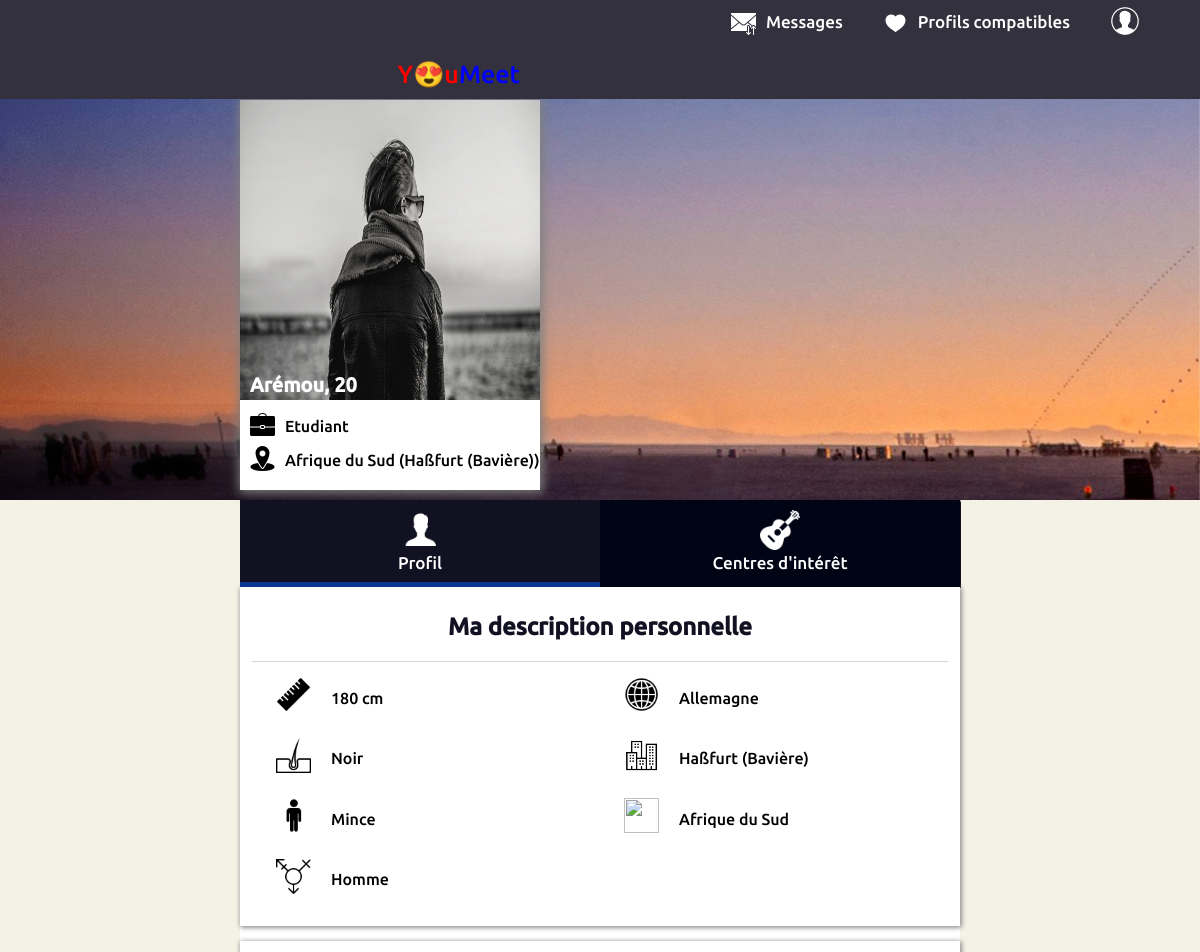
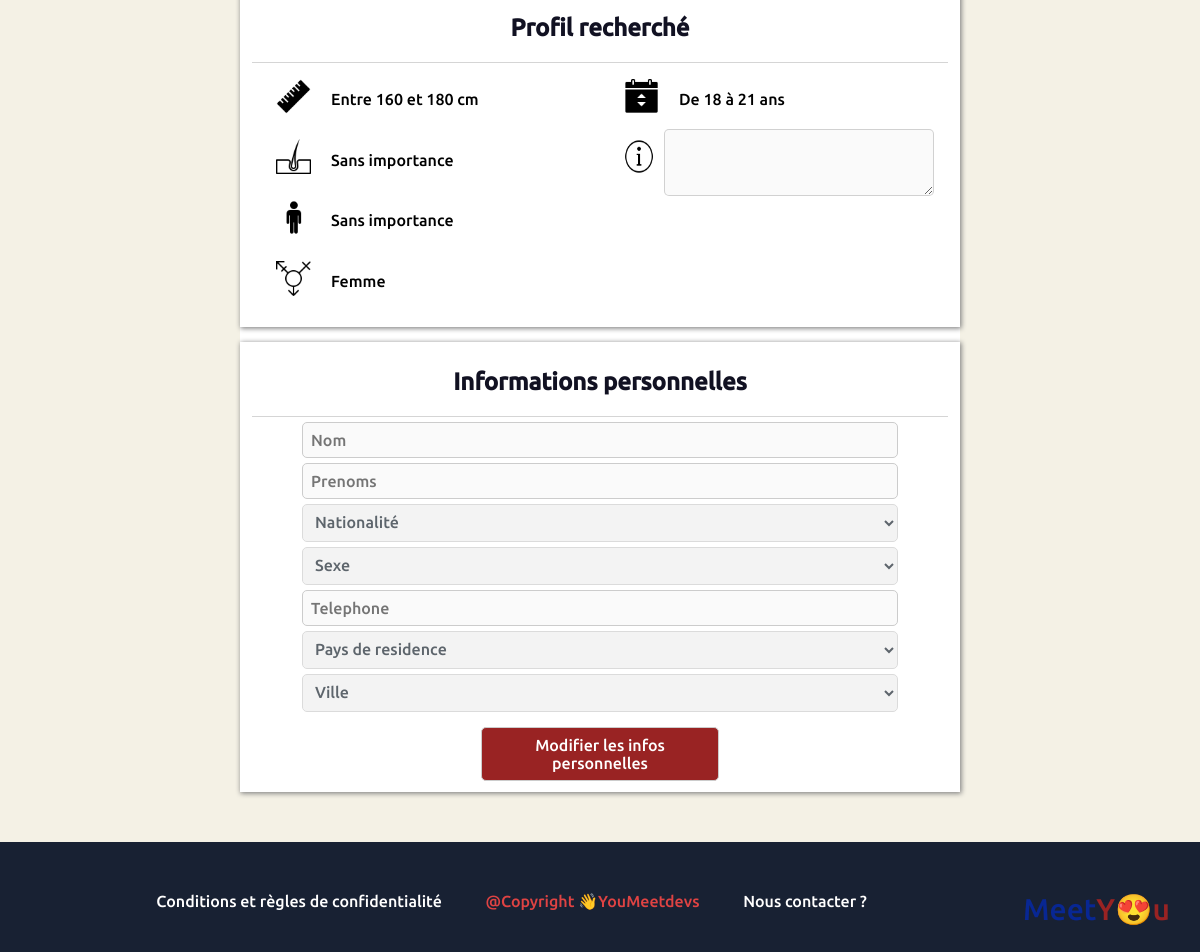
Page /user/dashboard/profil.php (signed in) on the committed database (2 pictures, top to bottom).
### tables this page shows
CREATE TABLE `pays` (
  `id_pays` int(11) NOT NULL,
  `nom_pays` varchar(500) NOT NULL
);

CREATE TABLE `villes` (
  `id_ville` int(11) NOT NULL,
  `id_pays` int(11) NOT NULL,
  `nom_ville` varchar(500) NOT NULL
);

CREATE TABLE `description` (
  `id_description` varchar(50) NOT NULL,
  `taille` int(11) NOT NULL,
  `teint` varchar(50) NOT NULL,
  `morphologie` varchar(50) NOT NULL,
  `commentaire` text
);

CREATE TABLE `critere` (
  `id_critere` varchar(50) NOT NULL,
  `age_deb` int(11) NOT NULL,
  `age_fin` int(11) NOT NULL,
  `sexe` varchar(50) NOT NULL,
  `teint` varchar(50) DEFAULT NULL,
  `taille_deb` int(11) NOT NULL,
  `taille_fin` int(11) NOT NULL,
  `morphologie` varchar(50) DEFAULT NULL,
  `nationalite` int(11) DEFAULT NULL,
  `religion` varchar(50) DEFAULT NULL,
  `commentaire` text
);

### php/functions.php (called while the page is built, shortened)
<?php
  function age($date) {
    $age = date('Y') - date('Y', strtotime($date));
    if (date('md') < date('md', strtotime($date))) {
      return $age - 1;
    }
    return $age;
  }
?>

### user/dashboard/profil.php (the view, shortened to what this page needs)
<?php
  include '../../php/functions.php';
  if (isset($_SESSION['user'])) {
    $bdd = Database::connect();
    if (isset($_GET['id']) && isset($_GET['taux'])) {
      $req = $bdd->prepare("SELECT * FROM individu WHERE id=?");
      $req->execute([$_GET['id']]);
      $ind = $req->fetch();
      $user = new Individu($ind);
    }else {
      $user = $_SESSION['user'];
    }
    $req = $bdd->prepare("SELECT * FROM description WHERE id_description=?");
    $req->execute([$user->id_description]);
    $description = $req->fetch();
    $req = $bdd->prepare("SELECT * FROM critere WHERE id_critere=?");
    $req->execute([$user->id_critere]);
    $critere = $req->fetch();
    $req = $bdd->prepare("SELECT * FROM pays WHERE id_pays=?");
    $req->execute([$user->id_pays]);
    $pays = $req->fetch();
    $req = $bdd->prepare("SELECT * FROM villes WHERE id_ville=?");
    $req->execute([$user->id_ville]);
    $ville = $req->fetch();
    $req = $bdd->prepare("SELECT * FROM pays WHERE id_pays=?");
    $req->execute([$user->nationalite]);
    $nationalite = $req->fetch();
    ?>
    <!DOCTYPE html>
    <html lang="fr" dir="ltr">
      <head>
        <link rel="stylesheet" href="../../css/profil.css">
      </head>
      <body>
        <?php include '../../stuffs/header.php'; ?>
        <div class="body">
          <div class="pp-container">
            <div class="pp">
              <img src="../../images/main3.png" alt="">
              <div class="name-age">
                <p><?php echo $user->prenoms; ?>,<span>&nbsp<?php echo age($user->date_naissance); ?></span></p>
              </div>
              <div class="pp-title">
                <div class="ic-job"></div>
                <p><?php echo $user->profession; ?></p>
                <div class="ic-lieu"></div>
                <p><?php echo $nationalite['nom_pays']; ?>&nbsp(<?php echo $ville['nom_ville']; ?>)</p>
              </div>
            </div>
          </div>
          <div class="tab">
            <button class="tablinks" id="defaultOpen" onclick="openTab(event, 'Profil');"><img src="../../images/icons/icons8-utilisateur-50.png" alt=""><p>Profil</p></button>
            <button class="tablinks" onclick="openTab(event, 'CI')"><img src="../../images/icons/icons8-guitare-50.png" alt=""><p>Centres d'intérêt</p></button>
          </div>
          <div id="Profil" class="tabcontent">
            <div class="tabsupp">
              <div class="description">
                <h2><?php echo (isset($_GET['id']) && isset($_GET['taux'])) ? "Description" : "Ma description personnelle"; ?></h2>
              </div>
              <div class="container">
                <fieldset>
                  <div class="ico-value">
                    <div class="icons"><img src="../../images/icons/icons8-règle-50.png" alt=""></div>
                    <h4><?php echo $description['taille']; ?> cm</h4>
                  </div>
                  <div class="ico-value">
                    <div class="icons"><img src="../../images/icons/icons8-peau-50.png" alt=""></div>
                    <h4><?php echo $description['teint']; ?></h4>
                  </div>
                  <div class="ico-value">
                    <div class="icons"><img src="../../images/icons/icons8-homme-debout-50.png" alt=""></div>
                    <h4><?php echo $description['morphologie']; ?></h4>
                  </div>
                  <div class="ico-value">
                    <div class="icons"><img src="../../images/icons/icons8-genre-50.png" alt=""></div>
                    <h4><?php echo $user->sexe; ?></h4>
                  </div>
                </fieldset>
                <fieldset>
                  <div class="ico-value">
                    <div class="icons"><img src="../../images/icons/icons8-globe-50.png" alt=""></div>
                    <h4><?php echo $pays['nom_pays']; ?></h4>
                  </div>
                  <div class="ico-value">
                    <div class="icons"><img src="../../images/icons/icons8-bâtiments-de-la-ville-50.png" alt=""></div>
                    <h4><?php echo $ville['nom_ville']; ?></h4>
                  </div>
                  <div class="ico-value">
                    <div class="icons"><img src="../../images/icons/icons8-langue-50.png" alt=""></div>
                    <h4><?php echo $nationalite['nom_pays']; ?></h4>
                  </div>
                </fieldset>
              </div>
            </div>
            <div id = "Prof-rech" class="tabsupp">
              <div class="description">
                <h2>Profil recherché</h2>
              </div>
              <div class="container">
                <fieldset>
                  <div class="ico-value">
                    <div class="icons"><img src="../../images/icons/icons8-règle-50.png" alt=""></div>
                    <h4>Entre <span id="tailleMatch_inf"><?php echo $critere['taille_deb']; ?></span> et <span id="tailleMatch_sup"><?php echo $critere['taille_fin']; ?></span> cm</h4>
                  </div>
                  <div class="ico-value">
                    <div class="icons"><img src="../../images/icons/icons8-peau-50.png" alt=""></div>
                    <h4><?php echo ($critere['teint']==null) ? "Sans importance" : $critere['teint']; ?></h4>
                  </div>
                  <div class="ico-value">
                    <div class="icons"><img src="../../images/icons/icons8-homme-debout-50.png" alt=""></div>
                    <h4><?php echo ($critere['morphologie']==null) ? "Sans importance" : $critere['morphologie']; ?></h4>
                  </div>
                  <div class="ico-value">
                    <div class="icons"><img src="../../images/icons/icons8-genre-50.png" alt=""></div>
                    <h4><?php echo $critere['sexe']; ?></h4>
                  </div>
                </fieldset>
                <fieldset>
                  <div class="ico-value">
                    <div class="icons"><img src="../../images/icons/icons8-age-50.png" alt=""></div>
                    <h4>De <span id="age_inf"><?php echo $critere['age_deb']; ?></span> à <span id="age_sup"><?php echo $critere['age_fin']; ?></span> ans</h4>
                  </div>
                  <div class="ico-value">
                    <div class="icons"><img src="../../images/icons/icons8-info-50.png" alt=""></div>
                    <textarea rows="3" cols="" placeholder="Informations suplementaires ..." name="infoSup" disabled>
                      <?php echo $critere['commentaire']; ?>
                    </textarea>
                  </div>
                </fieldset>
              </div>
            </div>
            <?php
              if (!(isset($_GET['id']) && isset($_GET['taux']))) {
                ?>
                <div  id = "info" class="tabsupp">
                  <div class="description">
                    <h2>Informations personnelles</h2>
                  </div>
                  <div class="info-content">
                    <form action="#" method="post">
                      <input  type="text" name="nom" id="" placeholder="Nom" disabled >
                      <input  type="text" name="prenoms" id="" placeholder="Prenoms" disabled >
                      <select name="nationalite" disabled >
                          <option disabled selected value="">Nationalité</option>
                      </select>
                      <select name="sexe" disabled >
                          <option disabled selected value="">Sexe</option>
                      </select>
                      <input  type="text"  name="tel" id="" placeholder="Telephone" disabled >
                      <select name="pays" disabled>
                          <option disabled selected value="" disabled >Pays de residence</option>
                      </select>
                      <select name="ville" disabled >
                          <option disabled selected value="">Ville</option>
                      </select>
                      <button type="button" name="modifier"  id="btn_modifier" onclick="enable_info();">Modifier les infos personnelles</button>
                    </form>
                  </div>
                </div>
                <?php
              }
             ?>
          </div>
        </div>
        <?php include '../../stuffs/footer.php'; ?>
      </body>
    </html>
    <?php
  } else {
    header("location: ../../");
  }
 ?>

### css/profil.css (style rules this page uses)
body { margin: 0px; background-color: rgb(244, 241, 229); }
.body { padding-top: 50px; padding-bottom: 50px; }
.pp-container { padding-left: 20%; padding-bottom: 10px; padding-top: 50px; background-image: url(../images/main8.jpg); background-size: cover; background-attachment: fixed; }
.pp { width: 300px; box-shadow: 1px 1px 10px 2px grey; padding-bottom: 5px; background-color: white; }
.name-age { margin-top: -50px; }
.name-age p { padding: 0; color: white; font-size: 20px; font-weight: bold; }
.pp p { padding-left: 10px; }
.pp img { height: 300px; width: 300px; }
.tab { display: flex; background-color: #000414; color: white; justify-content: space-around; margin-left: 20%; margin-right: 20%; overflow: hidden; box-shadow: 0px 0px 1px 0.5px #112; }
.tab button { background-color: inherit; float: left; border: none; outline: none; cursor: pointer; padding: 10px 16px; transition: 0.3s; font-size: 17px; color: white; width:50%; border-bottom-style: solid; border-bottom-color: transparent; border-bottom-width: thick; }
.tab button p { margin-top: 0; margin-bottom: 0; }
.tab button img { height: 40px; width: 40px; }
.tab button.active { background-color: #112; border-bottom-color: rgb(11, 55, 146); }
.container { display: flex; }
fieldset { margin-top: 20px; height: auto; border:none; }
#Profil fieldset { margin-top:0; width: 50%; }
textarea { width: 90%; border-radius: 5px; padding: 10px; }
.tabcontent { background-color: white; margin-left: 20%; margin-right: 20%; display: none; padding:0; animation: fadeEffect 0.5s; }
.tabsupp { margin-top: 15px; display: block; padding: 6px 12px; box-shadow: 0.5px 0.5px 5px 1px grey; }
.tabsupp:first-child { margin-top: 0; }
.description { border-bottom: 1px solid rgb(213, 213, 213); }
.description h2 { text-align: center; color: #112; }
.tabcontent .ico-value { display: flex; }
.tabcontent .ico-value h4 { margin-left: 10px; font-weight: normal; text-align: left; }
.tabcontent .icons { padding: 10px; height: 35px; width: 35px; }
.tabcontent .icons img { height: 100%; width: 100%; }
.info-content { margin-top: 5px; padding: 0px 50px; }
#info input, #info textarea, #info select, #info button { padding: 8px; border: 1px solid #ccc; border-radius: 5px; margin-bottom: 5px; width: 100%; box-sizing: border-box; color: #1a242e; font-size: 16px; }
#info button { margin-top: 10px; background-color: rgb(153, 35, 35); margin-left: 30%; margin-right: 30%; width: 40%; color: white; display: block; }
.ic-job:before { content:url(../images/icons/icons8-affaire-25.png); }
.ic-lieu:before { content:url(../images/icons/icons8-lieu-25.png); }
.ic-job { margin-top: -5px; float: left; padding-right: 10px; padding-left: 10px; }
.ic-lieu { margin-top: -5px; float: left; padding-right: 10px; padding-left: 10px; }

### stuffs/header.php (style rules this page uses)
.active { background-color: #4CAF50; }

### rows in the picture
pays: nom_pays "Afrique du Sud"
villes: nom_ville "Haßfurt (Bavière)"
description: taille "180", teint "Noir", morphologie "Mince"
pays: nom_pays "Allemagne"
critere: taille_deb "160", taille_fin "180", sexe "Femme", age_deb "18", age_fin "21"

### other values in the picture
$user->prenoms "Arémou"
age($user->date_naissance) "20"
$user->profession "Etudiant"
$user->sexe "Homme"
